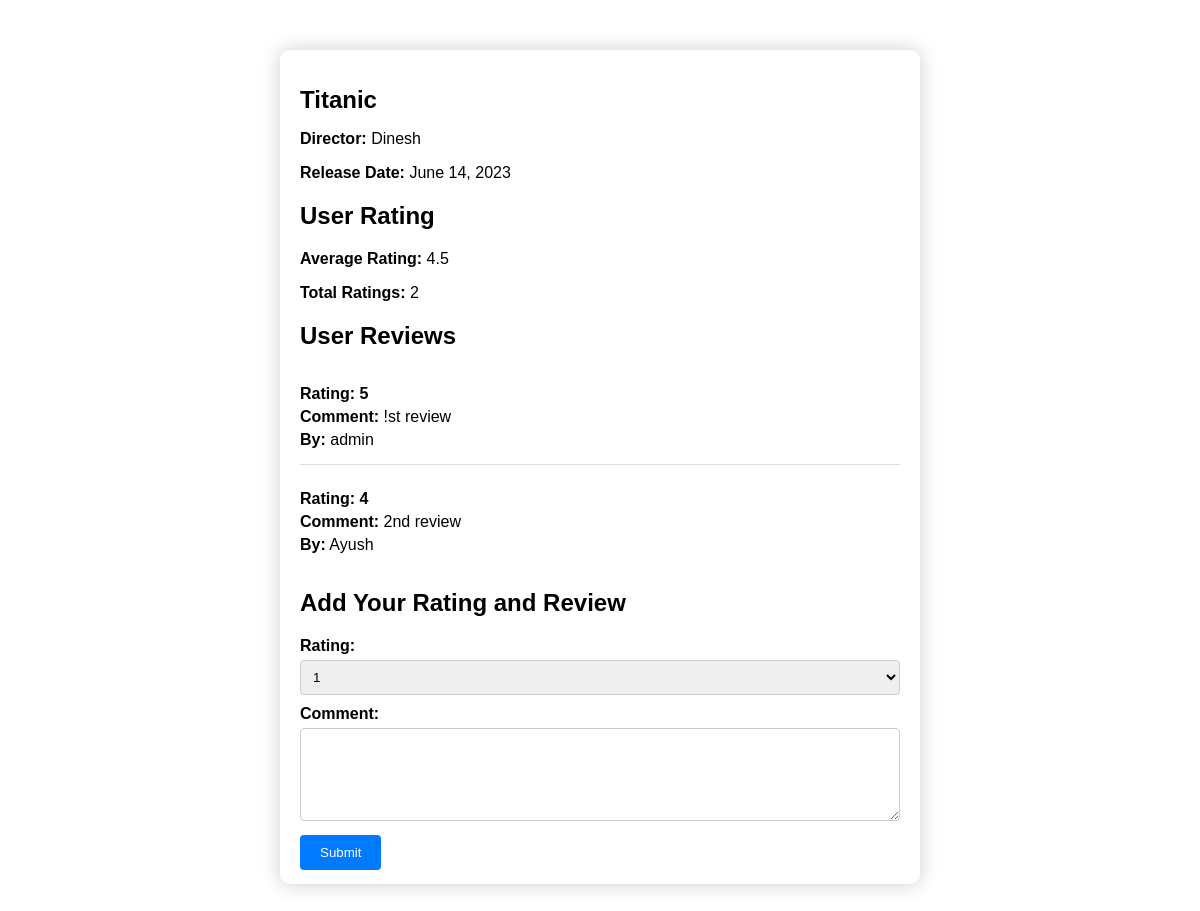
The app's page /add_review/59b55c75a2fd4fd28ee8221f4533eb96/ with its own data.
### Myapp/models.py (models this page shows)
class Movie(models.Model):
    title = models.CharField(max_length=255)
    release_date = models.DateField()
    director = models.CharField(max_length=255)
    id = models.UUIDField(primary_key=True, default=uuid.uuid4, editable=False)
    average_rating = models.FloatField(default=0.0)
    total_ratings = models.IntegerField(default=0)
    poster = models.FileField(default="leo.jpeg", upload_to="posters")

class Review(models.Model):
    movie = models.ForeignKey(Movie, on_delete=models.CASCADE, related_name='reviews')
    user = models.ForeignKey(User, on_delete=models.CASCADE)
    rating = models.IntegerField(default=0)
    comment = models.TextField()
    created_at = models.DateTimeField(auto_now_add=True)

### Myapp/views.py (the view)
# urls.py: path('add_review/<str:pk>/', views.add_review, name='add_review'),
def add_review(request, pk):
    movie = Movie.objects.get(pk=pk)
    if request.method == 'POST':
        form = ReviewForm(request.POST)
        if form.is_valid():
            review = form.save(commit=False)
            review.movie = movie
            review.user = request.user
            review.save()
            movie.total_ratings += 1
            movie.average_rating = (movie.average_rating * (movie.total_ratings - 1) + review.rating) / movie.total_ratings
            movie.save()
            return redirect('Myapp:movie_list')
    else:
        form = ReviewForm()
    return render(request, 'Myapp/movie_detail.html', {'form': form, 'movie': movie})

### Myapp/forms.py
class ReviewForm(forms.ModelForm):
    class Meta:
        model = Review
        fields = ['rating', 'comment']

### Myapp/templates/Myapp/movie_detail.html (shortened to what this page needs)
{% load static %}
<!DOCTYPE html>
<html lang="en">
<head>
    <link rel="stylesheet" href="https://cdnjs.cloudflare.com/ajax/libs/font-awesome/5.15.4/css/all.min.css">
</head>
<body>
    <div class="container">
        <h1>{{ movie.title }}</h1>
        <p><strong>Director:</strong> {{ movie.director }}</p>
        <p><strong>Release Date:</strong> {{ movie.release_date }}</p>
        <h2>User Rating</h2>
        <p><strong>Average Rating:</strong> {{ movie.average_rating }}</p>
        <p><strong>Total Ratings:</strong> {{ movie.total_ratings }}</p>
        <h2>User Reviews</h2>
        {% if movie.reviews.all %}
            <ul class="user-reviews">
                {% for review in movie.reviews.all %}
                    <li>
                        <p><strong>Rating:</strong> {{ review.rating }}</p>
                        <p><strong>Comment:</strong> {{ review.comment }}</p>
                        <p><strong>By:</strong> {{ review.user }}</p>
                    </li>
                {% endfor %}
            </ul>
        {% else %}
            <p>No reviews yet. Be the first to review!</p>
        {% endif %}
        <div class="add-review-form">
            <h2>Add Your Rating and Review</h2>
            <form method="post" action="{% url 'Myapp:add_review' movie.id %}">
                <label for="id_rating">Rating:</label>
                <select name="rating" id="id_rating">
                    <option value="1">1</option>
                </select>
                <label for="id_comment">Comment:</label>
                <textarea name="comment" id="id_comment" cols="30" rows="5"></textarea>
                <button type="submit">Submit</button>
            </form>
        </div>
    </div>
</body>
</html>

### Myapp/templates/Myapp/movie_detail.html (style rules this page uses)
body { font-family: Arial, sans-serif; background-image:url("https://x23200197devopsmoviestatic.s3.eu-west-1.amazonaws.com/StaticImages/IMAGE_detail.jpg"); background-position: center; background-size: cover; background-repeat: no-repeat; }
.container { max-width: 600px; margin: 50px auto; background-color: rgba(255, 255, 255, 0.8); border-radius: 10px; box-shadow: 0 0 20px rgba(0, 0, 0, 0.2); padding: 20px; overflow-y: auto; max-height: 80vh; }
.container h1 { font-size: 24px; margin-bottom: 10px; }
.container p { font-size: 16px; margin-bottom: 8px; }
.user-reviews { list-style: none; padding: 0; }
.user-reviews li { border-bottom: 1px solid #ddd; padding: 10px 0; margin-bottom: 10px; }
.user-reviews li:last-child { border-bottom: none; }
.user-reviews p { margin: 5px 0; }
.user-reviews p:first-child { font-weight: bold; }
.add-review-form { margin-top: 20px; }
.add-review-form label { display: block; font-weight: bold; margin-bottom: 5px; }
.add-review-form select, .add-review-form textarea { width: 100%; padding: 8px; margin-bottom: 10px; border: 1px solid #ccc; border-radius: 4px; box-sizing: border-box; }
.add-review-form button { padding: 10px 20px; background-color: #007bff; border: none; color: #fff; border-radius: 4px; cursor: pointer; }

### records on screen
Movie: title "Titanic", director "Dinesh", release_date "June 14, 2023", average_rating "4.5", total_ratings "2"
Review: rating "5", comment "!st review", user "admin"
Review: rating "4", comment "2nd review", user "Ayush"
